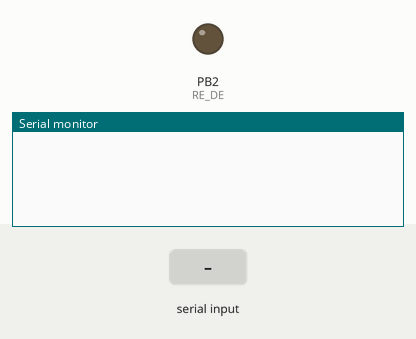
Bench run of a sketch on a simulated ATtiny85, built with avr-gcc and run on an emulated ATtiny85. Shown: output pins drawn as LEDs (lit = HIGH), the last lines printed to the serial monitor. The test bench sets the inputs (shaded band).

Above: at 1.2 s.
1.3 s: "90:45:200\n" received over Serial
At 2.0 s:
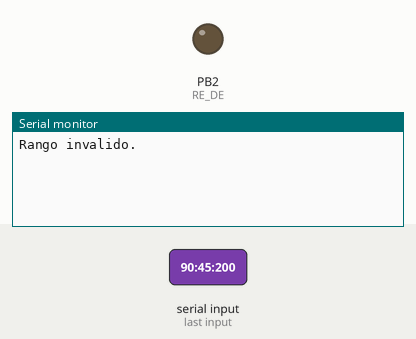
2.8 s: "30:150:10\n" received over Serial
At 3.1 s:
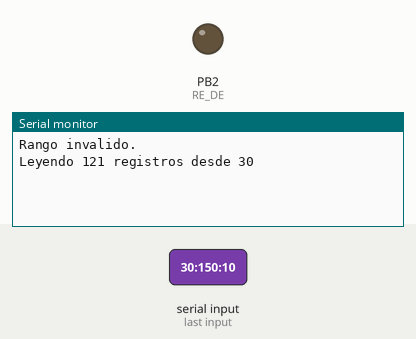
5.8 s: "5\n" received over Serial
At 6.6 s:
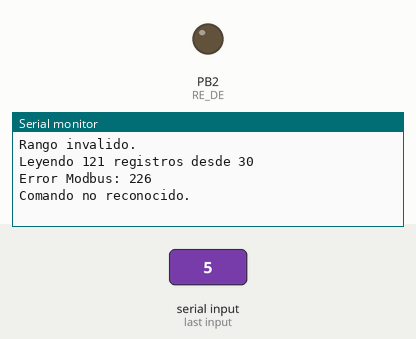

Measured:
- after the input at 1.3 s, the serial monitor: prints a new line at once (image 1)
- after the input at 2.8 s, the serial monitor: prints a new line at once (image 2)
- after the input at 5.8 s, the serial monitor: prints a new line at once (image 3)

The sketch:

attiny85_htu21d.ino
```cpp
#include <SoftwareSerial.h>
#include <ModbusMaster.h>

#define SLAVE_ADDRESS 0x01
#define RE_DE 2
SoftwareSerial rs485(10, 11); // RX, TX
ModbusMaster master;

String inputString = "";
bool stringComplete = false;

uint16_t crc16(uint8_t *buf, uint8_t len) {
  uint16_t crc = 0xFFFF;
  for (uint8_t pos = 0; pos < len; pos++) {
    crc ^= buf[pos];
    for (uint8_t i = 0; i < 8; i++) {
      if (crc & 1)
        crc = (crc >> 1) ^ 0xA001;
      else
        crc >>= 1;
    }
  }
  return crc;
}

// Control RS485
void preTransmission() {
  digitalWrite(RE_DE, HIGH);
}

void postTransmission() {
  digitalWrite(RE_DE, LOW);
}

void setup() {
  pinMode(RE_DE, OUTPUT);
  digitalWrite(RE_DE, LOW);
  Serial.begin(9600);
  rs485.begin(9600); // 2400, 4800, 9600, 14400, 19200, 31250
  master.begin(SLAVE_ADDRESS, rs485);
  master.preTransmission(preTransmission);
  master.postTransmission(postTransmission);
  inputString.reserve(50);
}

// Captura lo que escribes por consola
void serialEvent() {
  while (Serial.available()) {
    char inChar = (char)Serial.read();
    if (inChar == '\n' || inChar == '\r') {
      stringComplete = true;
    } else {
      inputString += inChar;
    }
  }
}

// Función para convertir dos uint16 a float (Big-Endian / Palabra alta primero)
float wordsToFloat(uint16_t highWord, uint16_t lowWord) {
    // Combinamos las dos palabras de 16 bits en un valor de 32 bits
    uint32_t combined = ((uint32_t)highWord << 16) | lowWord;

    // Usamos una unión para reinterpretar los bits directamente como float
    union {
        uint32_t i;
        float f;
    } converter;

    converter.i = combined;
    return converter.f;
}

// Procesa un comando ingreado por puerto serie
void processCommand(String cmd) {
  cmd.trim();

  // --- MODO ESCRITURA: "1000=123" ---
  if (cmd.indexOf('=') > 0) {
    int sep = cmd.indexOf('=');
    int reg = cmd.substring(0, sep).toInt();
    int value = cmd.substring(sep + 1).toInt();

    Serial.print("Escribiendo REG ");
    Serial.print(reg);
    Serial.print(" = ");
    Serial.println(value);

    uint8_t result = master.writeSingleRegister(reg, value);
    if (result == master.ku8MBSuccess)
      Serial.println("OK");
    else {
      Serial.print("Error Modbus: ");
      Serial.println(result);
    }
    return;
  }

  // --- MODO LECTURA MULTIPLE: "1000:1010" ---
  else if (cmd.indexOf(':') > 0) {
    int sep = cmd.indexOf(':');
    int startReg = cmd.substring(0, sep).toInt();
    int endReg = cmd.substring(sep + 1).toInt();
    int count = endReg - startReg + 1;
    if (count <= 0) {
      Serial.println("Rango invalido.");
      return;
    }

    Serial.print("Leyendo ");
    Serial.print(count);
    Serial.print(" registros desde ");
    Serial.println(startReg);

    uint8_t result = master.readHoldingRegisters(startReg, count);
    if (result == master.ku8MBSuccess) {
      for (int i = 0; i < count; i++) {
        Serial.print("Reg ");
        Serial.print(startReg + i);
        Serial.print(" = ");
        Serial.println(master.getResponseBuffer(i));
      }
    } else {
      Serial.print("Error Modbus: ");
      Serial.println(result);
    }
    return;
  }

  Serial.println("Comando no reconocido.");
}

void loop() {
  if (stringComplete) {
    processCommand(inputString);
    inputString = "";
    stringComplete = false;
  }
}
```
